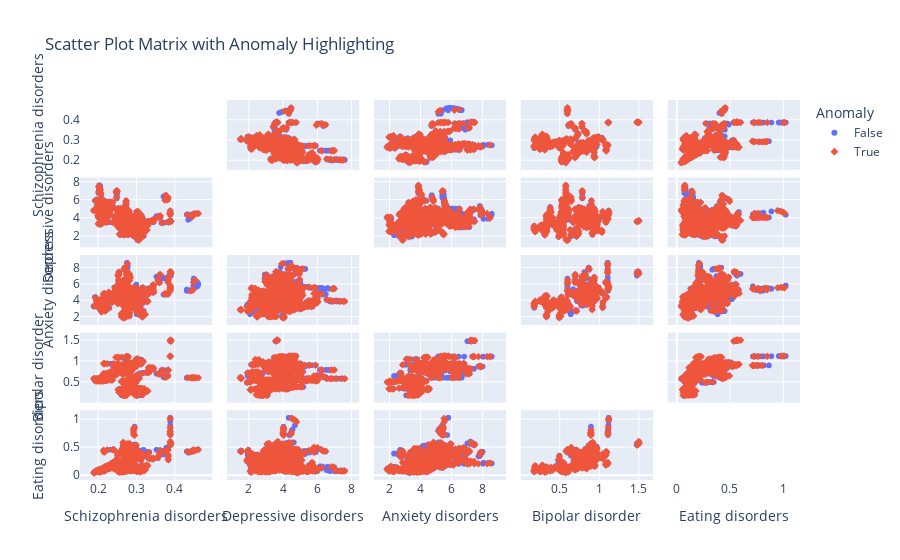

The notebook cell saved with this chart:
### Code cell
import plotly.express as px

# Highlight anomalies or missing data in the dataset
unclean_data['Anomaly'] = unclean_data[['Schizophrenia disorders', 'Depressive disorders', 'Anxiety disorders', 'Bipolar disorder', 'Eating disorders']].isna().any(axis=1)

# Plot a SPLOM with anomaly highlighting
fig = px.scatter_matrix(unclean_data,
                        dimensions=['Schizophrenia disorders', 'Depressive disorders', 'Anxiety disorders', 'Bipolar disorder', 'Eating disorders'],
                        color='Anomaly',
                        title="Scatter Plot Matrix with Anomaly Highlighting",
                        symbol='Anomaly',
                        labels={col: col.replace('_', ' ') for col in unclean_data.columns})  # Improve readability
fig.update_traces(diagonal_visible=False)  # Hide histograms on the diagonal
fig.show()

### Figure 1 — Plotly figure (JSON) as saved in the notebook; plotly's stock layout.template omitted (floating-point values rounded to 4 significant figures; data arrays with more than 128 entries replaced by an {"elided": "..."} marker saying what was removed)
{"data": [{"diagonal": {"visible": false}, "dimensions": [{"axis": {"matches": true}, "label": "Schizophrenia disorders", "values": {"elided": "3653 float values"}}, {"axis": {"matches": true}, "label": "Depressive disorders", "values": {"elided": "3653 float values"}}, {"axis": {"matches": true}, "label": "Anxiety disorders", "values": {"elided": "3653 float values"}}, {"axis": {"matches": true}, "label": "Bipolar disorder", "values": {"elided": "3653 float values"}}, {"axis": {"matches": true}, "label": "Eating disorders", "values": {"elided": "3653 float values"}}], "hovertemplate": "Anomaly=False<br>%{xaxis.title.text}=%{x}<br>%{yaxis.title.text}=%{y}<extra></extra>", "legendgroup": "False", "marker": {"color": "#636efa", "symbol": "circle"}, "name": "False", "showlegend": true, "type": "splom"}, {"diagonal": {"visible": false}, "dimensions": [{"axis": {"matches": true}, "label": "Schizophrenia disorders", "values": {"elided": "2767 float values"}}, {"axis": {"matches": true}, "label": "Depressive disorders", "values": {"elided": "2767 float values"}}, {"axis": {"matches": true}, "label": "Anxiety disorders", "values": {"elided": "2767 float values"}}, {"axis": {"matches": true}, "label": "Bipolar disorder", "values": {"elided": "2767 float values"}}, {"axis": {"matches": true}, "label": "Eating disorders", "values": {"elided": "2767 float values"}}], "hovertemplate": "Anomaly=True<br>%{xaxis.title.text}=%{x}<br>%{yaxis.title.text}=%{y}<extra></extra>", "legendgroup": "True", "marker": {"color": "#EF553B", "symbol": "diamond"}, "name": "True", "showlegend": true, "type": "splom"}], "layout": {"dragmode": "select", "legend": {"title": {"text": "Anomaly"}, "tracegroupgap": 0}, "title": {"text": "Scatter Plot Matrix with Anomaly Highlighting"}}}
